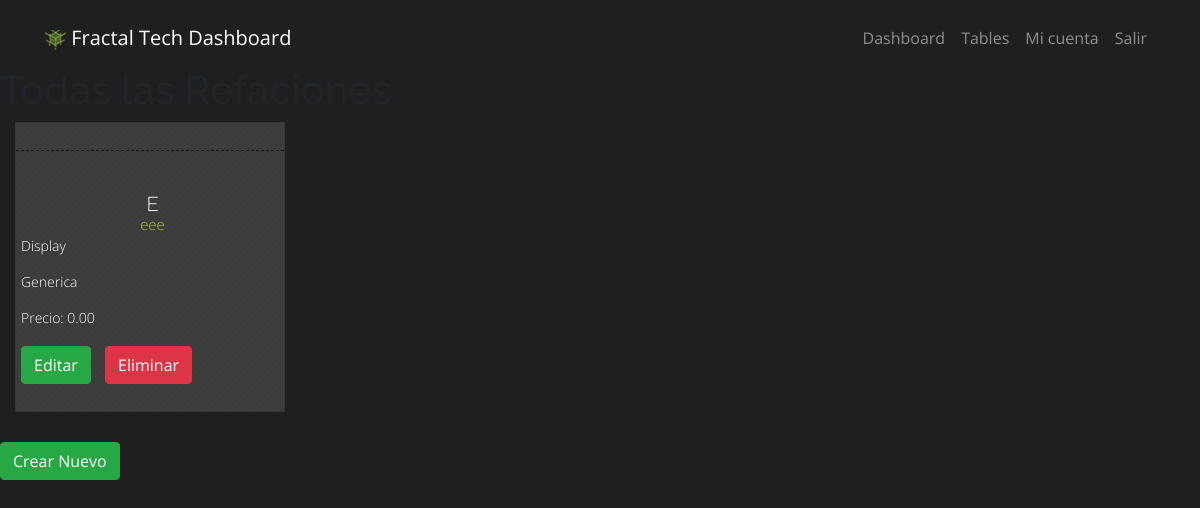
The page /repairlab/Refaccion/ (signed in) on the database its author committed.
### repairlab/models.py (models this page shows, shortened)
class Refaccion(models.Model):      #modelorefacion
    marca = models.CharField(max_length=20, null=True, blank=True)
    modelos= models.CharField(max_length=40, null=True, blank=True)
    tipo_de_pieza= models.ForeignKey(TipoRefaccion, on_delete=models.CASCADE)
    calidad_refaccion= models.ForeignKey(CalidadRefaccion, on_delete=models.CASCADE)
    existencias= models.IntegerField(default=0)
    precio = models.DecimalField(max_digits=10, decimal_places=2, default= 0)
    preciomayoreo = models.DecimalField(max_digits=10, decimal_places=2, default= 0)
    activo = models.BooleanField(default=True, null=True, blank=True) #añadir status -> pendiente, en proceso, terminado, entregado
    creado = models.DateField(auto_now_add=True, null=True)
    modificado = models.DateField(auto_now=True, null=True, blank=True)

class TipoRefaccion(models.Model):      ##Tipos de refaciones (Display, centros de carga, bocinas, etc)
    nombre = models.CharField(max_length=100)
    def __str__(self):
        return self.nombre

class CalidadRefaccion(models.Model):        ##Calidad de la refaccion, a mejor calidad mayor el precio (No influye en la mano de obra)
    nombre = models.CharField(max_length=100)
    def __str__(self):
        return self.nombre

### repairlab/views.py (the view)
# urls.py: path('Refaccion/', RefaccionListar.as_view(), name='Refaccion' ),
class RefaccionListar(LoginRequiredMixin, ListView):
    model = Refaccion
    template_name = 'refaccion_list.html'
    context_object_name = 'Refaccion'
    success_url = 'Refaccion'
    login_url = 'login'  # URL de inicio de sesión
    redirect_field_name = 'next'  # Nombre del campo de redireccionamiento

### repairlab/templates/refaccion_list.html (shortened to what this page needs)
{% extends 'base.html' %}
{% block content %}
  <h1>Todas las Refaciones</h1>
    {% for Refaccion in Refaccion %}
    <div class="col-sm-3 col-lg-3">
      <div class="dash-unit">
        <hr>
    <div class="thumbnail">
    </div>
    <h1>{{ Refaccion.marca }}</h1>
    <h3>{{ Refaccion.modelos }}</h3>
    <p>{{ Refaccion.tipo_de_pieza }}</p>
    <p>{{ Refaccion.calidad_refaccion }}</p>
    <p>Precio: {{ Refaccion.precio }}</p>
      <div atyle="display: flex;">
        <a href= "{% url 'RefaccionEditar' pk=Refaccion.id %}" class= "btn btn-success" type="button" style="flex: 1; margin: 5px;">Editar</a>
        <a href = "{% url 'RefaccionEliminar' pk=Refaccion.id %}"class="btn btn-danger" type="submit" style="flex: 1; margin: 5px;">Eliminar</a>
      </div>
    </div>
    </div>
     {% endfor %}
    <a href="{% url 'RefaccionCrear' %}" class="btn btn-success" role="button"> Crear Nuevo </a>
{% endblock %}

### static/css/main.css (style rules this page uses)
h1 { font-family: 'Raleway', sans-serif; }
h3,h4 , h5 { font-family: 'Open Sans', sans-serif; font-weight:lighter; }
h3 { font-size:46px; color:#b2c831 }
.dash-unit { margin-bottom: 30px; padding-bottom:10px; border: 1px solid #383737; background-image:url('../images/sep-half.png'); background-color: #3d3d3d; color:white; height:290px; }
.dash-unit hr { border: 0; border-top: 1px solid #151515; border-top-style: dashed; margin-top:3px; }
.dash-unit h1 { font-family: 'Raleway', sans-serif; font-weight:300; font-size: 20px; line-height: 2px; letter-spacing: 0px; color: #ffffff; padding-top:10px; padding-left:5px; margin-top:2px; text-align:center; }
.dash-unit h3 { font-weight:300; font-size: 15px; line-height: 2px; letter-spacing: 0px; color: #b2c831; padding-top:10px; padding-left:5px; margin-top:2px; text-align:center; }
.dash-unit p { font-size: 14px; font-weight: 200; line-height: 16px; color: inherit; margin: 0 0 10px; padding:5px; }
.thumbnail { border:0px; text-align:center; -webkit-box-shadow: 0px; -moz-box-shadow: 0px; box-shadow: 0px; background: none; text-align: center; }
a { color: #b2c831; text-decoration: none; }

### templates/base.html (style rules this page uses)
body { padding-top: 10px; }

### rows shown on the page
Refaccion: marca "E", modelos "eee", tipo_de_pieza "Display", calidad_refaccion "Generica", precio "0.00"
